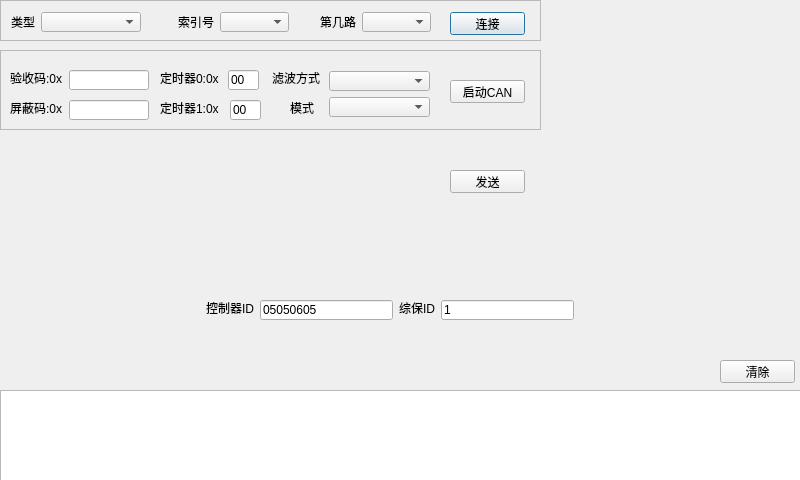
<?xml version="1.0" encoding="UTF-8"?>
<ui version="4.0">
 <class>dlgMain</class>
 <widget class="QDialog" name="dlgMain">
  <property name="geometry">
   <rect>
    <x>0</x>
    <y>0</y>
    <width>800</width>
    <height>480</height>
   </rect>
  </property>
  <property name="windowTitle">
   <string>CQ1504_PC_CAN</string>
  </property>
  <widget class="QFrame" name="frame">
   <property name="geometry">
    <rect>
     <x>0</x>
     <y>0</y>
     <width>541</width>
     <height>41</height>
    </rect>
   </property>
   <property name="frameShape">
    <enum>QFrame::StyledPanel</enum>
   </property>
   <property name="frameShadow">
    <enum>QFrame::Plain</enum>
   </property>
   <widget class="QLabel" name="label_2">
    <property name="geometry">
     <rect>
      <x>178</x>
      <y>14</y>
      <width>36</width>
      <height>16</height>
     </rect>
    </property>
    <property name="text">
     <string>索引号</string>
    </property>
   </widget>
   <widget class="QLabel" name="label">
    <property name="geometry">
     <rect>
      <x>11</x>
      <y>14</y>
      <width>24</width>
      <height>16</height>
     </rect>
    </property>
    <property name="text">
     <string>类型</string>
    </property>
   </widget>
   <widget class="QComboBox" name="cmb_devType">
    <property name="geometry">
     <rect>
      <x>41</x>
      <y>12</y>
      <width>100</width>
      <height>20</height>
     </rect>
    </property>
   </widget>
   <widget class="QComboBox" name="cmb_devIndex">
    <property name="geometry">
     <rect>
      <x>220</x>
      <y>12</y>
      <width>69</width>
      <height>20</height>
     </rect>
    </property>
   </widget>
   <widget class="QLabel" name="label_5">
    <property name="geometry">
     <rect>
      <x>320</x>
      <y>14</y>
      <width>36</width>
      <height>16</height>
     </rect>
    </property>
    <property name="text">
     <string>第几路</string>
    </property>
   </widget>
   <widget class="QComboBox" name="cmb_Chn">
    <property name="geometry">
     <rect>
      <x>362</x>
      <y>12</y>
      <width>69</width>
      <height>20</height>
     </rect>
    </property>
   </widget>
   <widget class="QPushButton" name="pushBtn_connect">
    <property name="geometry">
     <rect>
      <x>450</x>
      <y>12</y>
      <width>75</width>
      <height>23</height>
     </rect>
    </property>
    <property name="text">
     <string>连接</string>
    </property>
   </widget>
  </widget>
  <widget class="QLabel" name="label_3">
   <property name="geometry">
    <rect>
     <x>206</x>
     <y>300</y>
     <width>48</width>
     <height>16</height>
    </rect>
   </property>
   <property name="text">
    <string>控制器ID</string>
   </property>
  </widget>
  <widget class="QLabel" name="label_4">
   <property name="geometry">
    <rect>
     <x>399</x>
     <y>300</y>
     <width>36</width>
     <height>16</height>
    </rect>
   </property>
   <property name="text">
    <string>综保ID</string>
   </property>
  </widget>
  <widget class="QLineEdit" name="lineEdit_GPID">
   <property name="geometry">
    <rect>
     <x>441</x>
     <y>300</y>
     <width>133</width>
     <height>20</height>
    </rect>
   </property>
   <property name="text">
    <string>1</string>
   </property>
  </widget>
  <widget class="QTextEdit" name="textEdit_status">
   <property name="geometry">
    <rect>
     <x>0</x>
     <y>390</y>
     <width>801</width>
     <height>91</height>
    </rect>
   </property>
  </widget>
  <widget class="QLineEdit" name="lineEdit_TCID">
   <property name="geometry">
    <rect>
     <x>260</x>
     <y>300</y>
     <width>133</width>
     <height>20</height>
    </rect>
   </property>
   <property name="text">
    <string>05050605</string>
   </property>
  </widget>
  <widget class="QPushButton" name="pushBtn_clrStatus">
   <property name="geometry">
    <rect>
     <x>720</x>
     <y>360</y>
     <width>75</width>
     <height>23</height>
    </rect>
   </property>
   <property name="text">
    <string>清除</string>
   </property>
  </widget>
  <widget class="QLineEdit" name="lineEdit_AccCode">
   <property name="geometry">
    <rect>
     <x>69</x>
     <y>70</y>
     <width>80</width>
     <height>20</height>
    </rect>
   </property>
   <property name="text">
    <string/>
   </property>
  </widget>
  <widget class="QLabel" name="label_6">
   <property name="geometry">
    <rect>
     <x>10</x>
     <y>70</y>
     <width>54</width>
     <height>16</height>
    </rect>
   </property>
   <property name="text">
    <string>验收码:0x</string>
   </property>
  </widget>
  <widget class="QLineEdit" name="lineEdit_AccMask">
   <property name="geometry">
    <rect>
     <x>69</x>
     <y>100</y>
     <width>80</width>
     <height>20</height>
    </rect>
   </property>
   <property name="text">
    <string/>
   </property>
  </widget>
  <widget class="QLabel" name="label_7">
   <property name="geometry">
    <rect>
     <x>10</x>
     <y>100</y>
     <width>54</width>
     <height>16</height>
    </rect>
   </property>
   <property name="text">
    <string>屏蔽码:0x</string>
   </property>
  </widget>
  <widget class="QLineEdit" name="lineEdit_Time0">
   <property name="geometry">
    <rect>
     <x>228</x>
     <y>70</y>
     <width>31</width>
     <height>20</height>
    </rect>
   </property>
   <property name="text">
    <string>00</string>
   </property>
  </widget>
  <widget class="QLabel" name="label_8">
   <property name="geometry">
    <rect>
     <x>160</x>
     <y>70</y>
     <width>60</width>
     <height>16</height>
    </rect>
   </property>
   <property name="text">
    <string>定时器0:0x</string>
   </property>
  </widget>
  <widget class="QLabel" name="label_9">
   <property name="geometry">
    <rect>
     <x>160</x>
     <y>100</y>
     <width>60</width>
     <height>16</height>
    </rect>
   </property>
   <property name="text">
    <string>定时器1:0x</string>
   </property>
  </widget>
  <widget class="QLineEdit" name="lineEdit_Time1">
   <property name="geometry">
    <rect>
     <x>230</x>
     <y>100</y>
     <width>31</width>
     <height>20</height>
    </rect>
   </property>
   <property name="text">
    <string>00</string>
   </property>
  </widget>
  <widget class="QLabel" name="label_10">
   <property name="geometry">
    <rect>
     <x>272</x>
     <y>70</y>
     <width>48</width>
     <height>16</height>
    </rect>
   </property>
   <property name="text">
    <string>滤波方式</string>
   </property>
  </widget>
  <widget class="QLabel" name="label_11">
   <property name="geometry">
    <rect>
     <x>290</x>
     <y>100</y>
     <width>24</width>
     <height>16</height>
    </rect>
   </property>
   <property name="text">
    <string>模式</string>
   </property>
  </widget>
  <widget class="QComboBox" name="cmb_Filter">
   <property name="geometry">
    <rect>
     <x>329</x>
     <y>71</y>
     <width>101</width>
     <height>20</height>
    </rect>
   </property>
  </widget>
  <widget class="QComboBox" name="cmb_Mode">
   <property name="geometry">
    <rect>
     <x>329</x>
     <y>97</y>
     <width>101</width>
     <height>20</height>
    </rect>
   </property>
  </widget>
  <widget class="QPushButton" name="pushBtn_startCAN">
   <property name="geometry">
    <rect>
     <x>450</x>
     <y>80</y>
     <width>75</width>
     <height>23</height>
    </rect>
   </property>
   <property name="text">
    <string>启动CAN</string>
   </property>
  </widget>
  <widget class="QFrame" name="frame_3">
   <property name="geometry">
    <rect>
     <x>0</x>
     <y>50</y>
     <width>541</width>
     <height>80</height>
    </rect>
   </property>
   <property name="frameShape">
    <enum>QFrame::StyledPanel</enum>
   </property>
   <property name="frameShadow">
    <enum>QFrame::Plain</enum>
   </property>
   <property name="lineWidth">
    <number>1</number>
   </property>
  </widget>
  <widget class="QPushButton" name="pushBtn_txdata">
   <property name="geometry">
    <rect>
     <x>450</x>
     <y>170</y>
     <width>75</width>
     <height>23</height>
    </rect>
   </property>
   <property name="text">
    <string>发送</string>
   </property>
  </widget>
  <zorder>frame_3</zorder>
  <zorder>frame</zorder>
  <zorder>label_3</zorder>
  <zorder>label_4</zorder>
  <zorder>lineEdit_GPID</zorder>
  <zorder>lineEdit_TCID</zorder>
  <zorder>textEdit_status</zorder>
  <zorder>pushBtn_clrStatus</zorder>
  <zorder>lineEdit_AccCode</zorder>
  <zorder>label_6</zorder>
  <zorder>lineEdit_AccMask</zorder>
  <zorder>label_7</zorder>
  <zorder>lineEdit_Time0</zorder>
  <zorder>label_8</zorder>
  <zorder>label_9</zorder>
  <zorder>lineEdit_Time1</zorder>
  <zorder>label_10</zorder>
  <zorder>label_11</zorder>
  <zorder>cmb_Filter</zorder>
  <zorder>cmb_Mode</zorder>
  <zorder>pushBtn_startCAN</zorder>
  <zorder>frame_2</zorder>
  <zorder>pushBtn_txdata</zorder>
 </widget>
 <tabstops>
  <tabstop>pushBtn_connect</tabstop>
  <tabstop>lineEdit_TCID</tabstop>
  <tabstop>lineEdit_GPID</tabstop>
  <tabstop>textEdit_status</tabstop>
 </tabstops>
 <resources/>
 <connections/>
</ui>
